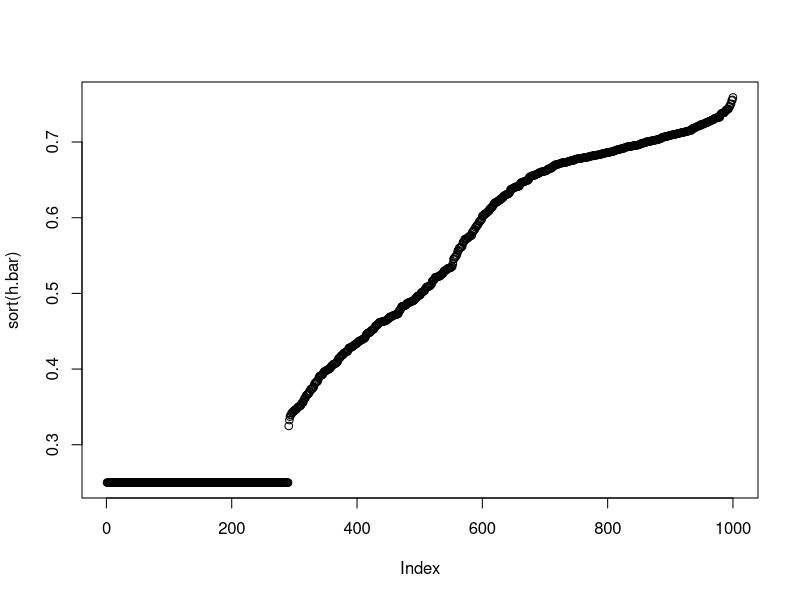
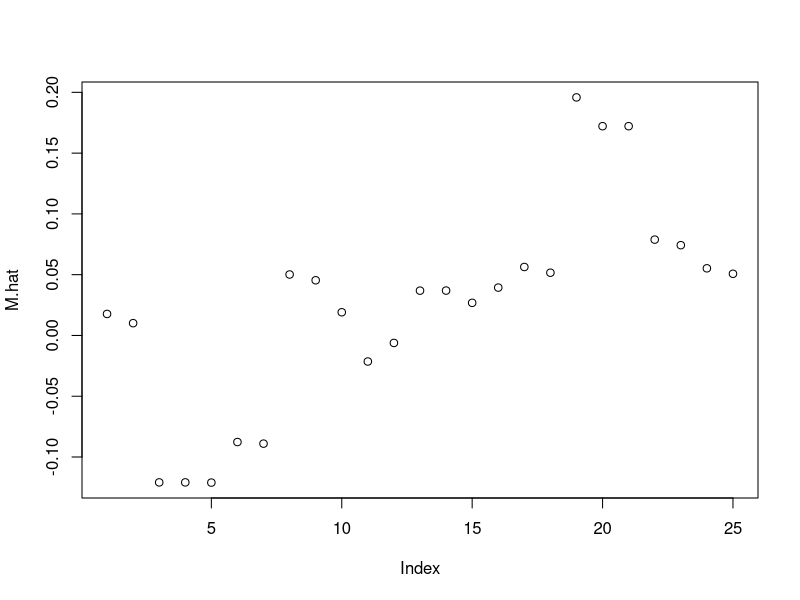
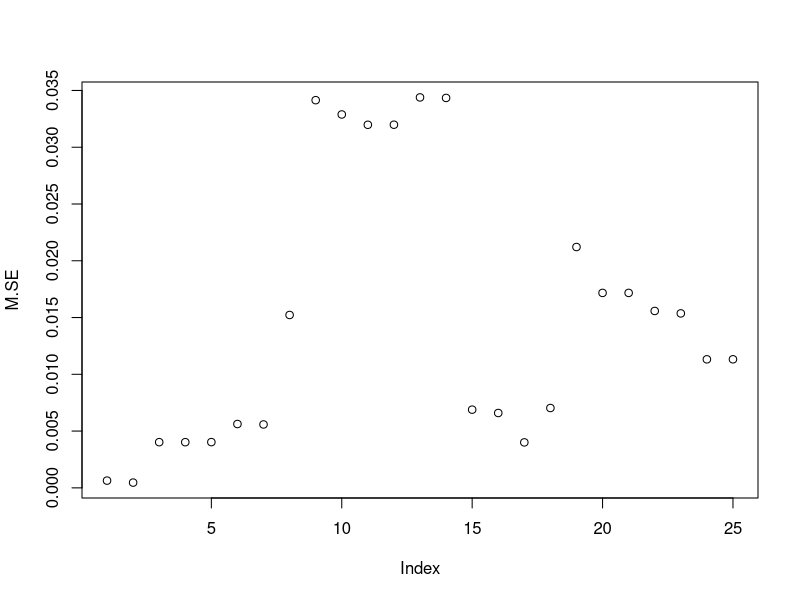
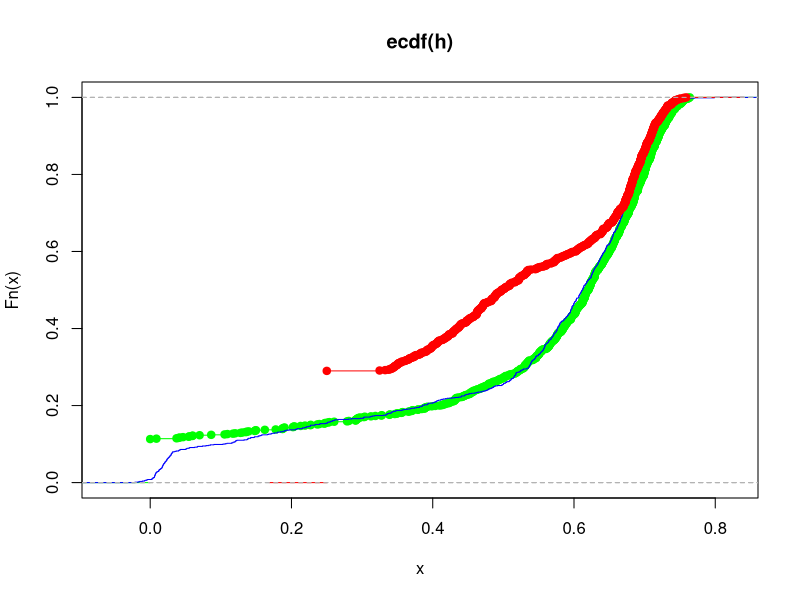

These charts were generated, in order, by the following R code: (Note: this script raises an error after producing the figures.)

##### Generate data #####
n <- 1000
### Budget sets: EAch indv has one kink in their budget constraint (including linear as a special case)
j <- round(rep(2, n) )
y <- matrix(NA, nrow=n, ncol=j[1])
w <- matrix(NA, nrow=n, ncol=j[1])
y[,1] <- pmax(0, rnorm(n, 10, .5))
# y[,1] <- rep(0,n)
w[,1] <- pmax(1, rnorm(n, 15, 10))
# kink is when labor tax kicks in
kink <- 10
l <- pmin(1, (kink)/w[,1])
tax.r <- .3
w[(l<1),2] <- w[(l<1),1]*(1-tax.r)
w[(l==1),2] <- 1
y[,2] <- 1
y[(l<1),2] <-  l[(l<1)]*(w[(l<1),1]-w[(l<1),2]) + y[(l<1),1]

head(cbind(y,w,l))


### V is noise on measurement of y
v.mean <- 0
v.sigm <- 1
v <- runif(n)

### pi is from u=(c^(1-a)+(1-h)^(1-a))/(1-a) (?CES)
a <- 4/3
pi <- function(y,w,v){ pmax(0, ((w)^a-(y*v))/(w^a+w)) }
# mean(pi(y,w,v))
# sum(pi(y,w,v))
# plot(sort(pi(y[,1],w[,1],rep(v))))

pi.bar.fn <- function(y,w){ 1/(w^a+w)*((w^a-y/2)^(w^a/y >= 1))*
    ((w^(a*2)/(y*2))^(w^a/y < 1))}
# lines(sort(pi.bar.fn(y[,1],w[,1])))

pi.inv.fn <- function(y,w,l) { (w^2-l*(w^2+w)/y)*(l>0)}
### notice inverse not well defined on some part of domain, mu.fn accounts for this

mu.fn <- function(y,w,l){ 
  0 * (0 >= (w^a-l*(w^a+w))/y ) +
  (w^(2*a)-2*l*w^a*(w^a+w) +l^2*(w^a+w)^2)/(2*y*(w^a+w))  * (1 >= (w^a-l*(w^a+w))/y &(w^a-l*(w^a+w))/y >= 0) +
  ((w^(a)-1/2*y)/(w^a+w)-l) * ((w^a-l*(w^a+w))/y >= 1) 
}
# plot(((w^a-l*(w^a+w))/y),mu.fn(y,w,l))
# head(mu.fn(y,w,l))
# head((w^a-l*(w^a+w))/y)

### h.bar.fn would have to be re-written for >2 segments
h.bar.fn <- function(y,w,l){ pi.bar.fn(y[,2],w[,2]) + mu.fn(y,w,rep(l))[,1] - mu.fn(y,w,rep(l))[,2]}
h.bar <- h.bar.fn(y,w,l)
plot(sort(h.bar))

### here are some plots for interest
# plot(l,h.bar)
# plot(w[,1],pi(y[,1],w[,1],rep(v)))
# plot(w[,1],h.bar)
# plot(w[,2],h.bar)
# plot(y[,1],h.bar)
# plot(y[,2],h.bar)

####### Estimation #####
### h data is generated now
h <- pi(y[,1],w[,1],v)
# plot(sort(h))

##### Generate Basis ####
## I need the .base function for the policy simulation
P.fn.base <- function(y,w,l){
P <- rep(1,n)
### adds columns in order of degree (try with something other than 10)
for (i in 1:20){
P.temp <- cbind(poly(cbind(y[,1],w[,1]), degree=i, raw=T)[1:n,], -poly(cbind(y[,2],w[,2],l), degree=i, raw=T)[1:n,]+
  poly(cbind(y[,1],w[,1],l), degree=i, raw=T)[1:n,])
head(P.temp)
P <- cbind(P,P.temp[,!(colnames(P.temp) %in% colnames(P))])
}
P
}
# head(P)
# print(ncol(P))

### now construct lin ind P matrix (li is index lin ind columns)
P.fn <- function(y,w,l){
P <- P.fn.base(y,w,l)
li <- 1
P.li <- matrix(P[,1])

for (i in 2:ncol(P)){
  # head(P.li)
  P.temp <- cbind(P.li[,which(li<i)], P[,i], P.li[,which(li > i)])
  colnames(P.temp)[max(max(which(li<i)+1),1)] <- colnames(P)[i]
  # head(P.temp)
  ## near-multicollinearity is a problem, the first 'if' ensure matrix invertibility; the second 'if' prevents the values from being too big for the computer
  ## http://stackoverflow.com/questions/38553336/get-wrong-inverse-matrix-from-both-solve-and-ginv-functions
  if ( ncol(P.temp) == qr(P.temp)$rank ) {
  # if ( ncol(t(P.temp) %*% P.temp) == qr(t(P.temp) %*%P.temp)$rank ) {
    P.li <- P.temp
    li <- sort(c(li,i))
  }
}
P.li
}
P <- P.fn(y,w,l)
ncol(P)


##### Do (sieve) regression ####
library(MASS)
beta <- function(K) {ginv(t(P[,1:K]) %*% P[,1:K]) %*% t(P[,1:K]) %*% h}
# beta <- function(K) {matrix(lm(h ~ P[,1:K]-1)$coefficients,ncol=1)}
hhat <- function(K) {P[,1:K] %*% beta(K)}

##### CV (vectorization is quicker than loops, change to `leave one out') ####
SSE <- function(K){
  temp = matrix(NA, nrow=n, ncol=1)
  hhat_l = hhat(K)
  P_l   = P[,1:K]
  temp <- (h-hhat_l)^2 / (1-diag(P_l %*% ginv(t(P_l) %*% P_l) %*% t(P_l)))^2
  sum(temp)
}

CV <- function(K){1 - SSE(K) / sum((h-h.bar)^2)}

Kmax = ncol(P)
CV.mat <- matrix(sapply(1:Kmax,CV), ncol=1)

CV.opt = max(CV.mat)
K.opt = which.max(CV.mat)

K.opt=22

pdf(file = 'plot1.pdf')
plot(ecdf(h),col="GREEN")
lines(ecdf(P[,1:K.opt]%*% beta(K.opt)), col="BLUE")
lines(ecdf(h.bar),col="RED")
dev.off()

#### policy simulation (\hat{M})
### .a is for `after', .b is for before
### seems pretty sensitive to changing parameters: it makes sense, since taking ^p of data, small initial changes mean big changes in basis
P.b <- P
y.a <- y
w.a <- w
l.a <- l

## min.wage
w.a[w.a<=(mean(w.a)*.4)] <- mean(w.a)*.4
l.a <- pmin(1, (kink)/w.a[,1])

## increase welfare
# y.a[,1] <- 15

## change tax
# tax.r <- .2
# w.a[(l.a<1),2] <- w.a[(l.a<1),1]*(1-tax.r)
# w.a[(l.a==1),2] <- 1
# y.a[,2] <- l.a*(w.a[,1]-w.a[,2]) + y.a[,1]

K.pol <- K.opt+5

P.a <- P.fn.base(y.a,w.a,l.a)
P.a <- cbind( rep(1,n), P.a[,colnames(P.a) %in% colnames(P)])

P.b.mean <- apply(P.b, 2, mean)
P.a.mean <- apply(P.a, 2, mean)
## functions
{
B <- function(K){ matrix(P.b.mean[1:K],nrow=K) }
D <- function(K) {matrix(P.a.mean[1:K],nrow=K)-B(K)}
theta.fn <- function(K){ (t(D(K)) %*% beta(K)) / (t(B(K)) %*% beta(K))}
C <- function(K) {(D(K) - rep(theta.fn(K))* B(K)) / rep(t(B(K)) %*% beta(K))}
Q.hat.fn <- function(K){ t(P.b[,1:K])%*% P.b[,1:K]/n}
Sigma.hat.fn <- function(K){x <- array(NA, dim=c(K,K,n))
  for(i in 1:n){t(t(P[i,1:K])) %*% t(P[i,1:K]) -> x[,,i]}
  x <- x * rep( (h-P.b[,1:K] %*% beta(K))^2, each=K*K)/rep(n)
  apply(x, c(1,2), sum)
}
SE.m.fn <- function(K){
  sqrt( t(C(K)) %*% ginv(Q.hat.fn(K)) %*% Sigma.hat.fn(K) %*% ginv(Q.hat.fn(K)) %*% C(K) /rep(n))
}
}

M.hat <- sapply(3:K.pol, theta.fn)
M.SE <-sapply(3:K.pol, SE.m.fn)
plot(M.hat)
plot(M.SE)

Additional.term <- colnames(P)[3:K.pol]

write.table(cbind(name,round(cbind(M.hat,M.SE),4)), 'table1.txt')

### (22 FEb)
# fix basis generation
# do M: done 
# standard errors?
# produce output for .tex
# 
